Frame 1 (no input): blank canvas, image omitted
Frame 60 (no input): blank canvas, image omitted
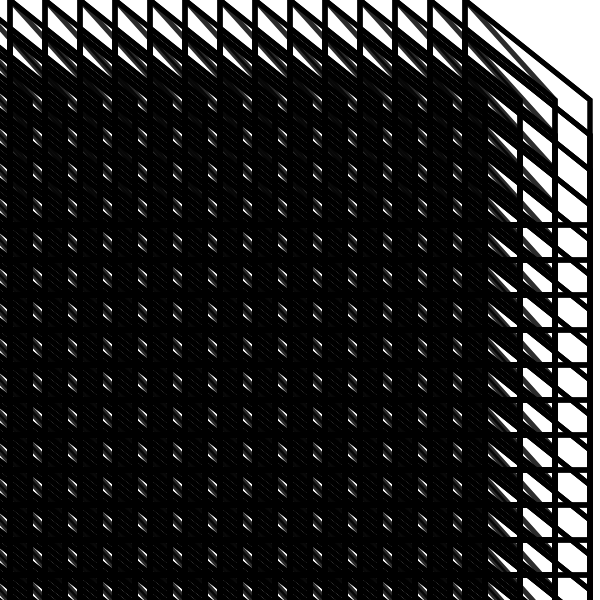
Frame 120 (the mouse pressed at the canvas centre since frame 60)

The p5.js sketch whose frames 1 and 60 were blank and that drew this single picture after the mouse press (run headless with seeded random() and noise() and a simulated clock; from frame 60 on, the mouse is pressed at the canvas centre):

// p5.js sketch
// ── sketch.js
// dynamic mesh of cube quads with horizontal + vertical "connection" quads
// between them. mouseX = cube/conn size offset, mouseY = cube/conn weight.

const noc_x = 20;
const noc_y = 20;

function setup() {
  createCanvas(600, 600);
}

function draw() {
  background(255);
  const cubeS1 = map(mouseX, 0, width, 0, 50);
  const cubeS2 = map(mouseY, 0, height, 0, 50);
  const sw1 = map(mouseX, 0, width, 0, 10);
  const sw2 = map(mouseY, 0, height, 0, 10);

  push();
  translate(-width / 2, 0);
  drawMesh(cubeS1, sw1, color(0), color(0, 150));
  drawMesh(cubeS2, sw2, color(0), color(0, 150));
  pop();
}

function drawMesh(cubeSize, cubeStrokeWeight, cubeClr, connClr) {
  const mx = map(mouseX, 0, width, 0, 200);
  const xstep = map(mouseX, 0, width, 50, 20);
  const ystep = map(mouseY, 0, height, 50, 20);

  // build cube corner positions for the grid (a1..a4 per cube)
  const cubes = []; // array of [a1, a2, a3, a4] where each is {x, y}
  let posX = 0;
  let posY = 0;
  for (let i = 0; i < noc_x * noc_y; i++) {
    const s = cubeSize + mx;
    const a1 = { x: mx + posX, y: posY };
    const a2 = { x: s + posX + mx, y: posY + mx };
    const a3 = { x: s + posX + mx, y: s + posY + mx };
    const a4 = { x: mx + posX, y: s + posY + mx };
    cubes.push([a1, a2, a3, a4]);

    posX += xstep;
    if (i % noc_x === noc_x - 1) {
      posY += ystep;
      posX = 0;
    }
  }

  // draw cubes
  noFill();
  stroke(cubeClr);
  strokeWeight(cubeStrokeWeight);
  for (const c of cubes) {
    beginShape();
    vertex(c[0].x, c[0].y);
    vertex(c[1].x, c[1].y);
    vertex(c[2].x, c[2].y);
    vertex(c[3].x, c[3].y);
    endShape(CLOSE);
  }

  // X connections (horizontal pairs in the same row)
  stroke(connClr);
  for (let i = 1; i < cubes.length; i++) {
    const ca = cubes[i - 1];
    const cb = cubes[i];
    if (ca[0].y === cb[0].y) {
      beginShape();
      vertex(ca[1].x, ca[1].y);
      vertex(cb[0].x, cb[0].y);
      vertex(cb[3].x, cb[3].y);
      vertex(ca[2].x, ca[2].y);
      endShape(CLOSE);
    }
  }

  // Y connections (vertical pairs across rows)
  for (let i = noc_x; i < cubes.length; i++) {
    const ca = cubes[i - noc_x];
    const cb = cubes[i];
    beginShape();
    vertex(ca[3].x, ca[3].y);
    vertex(ca[2].x, ca[2].y);
    vertex(cb[1].x, cb[1].y);
    vertex(cb[0].x, cb[0].y);
    endShape(CLOSE);
  }
}
